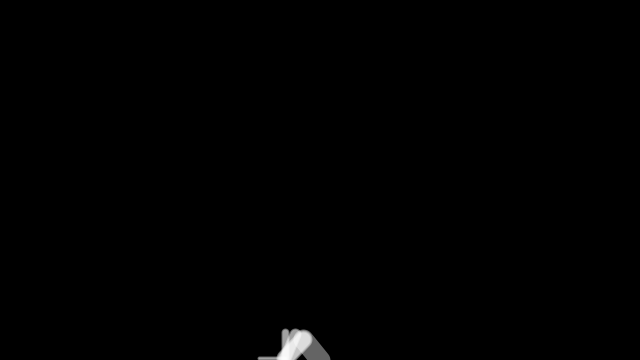
Frame 1 (no input)
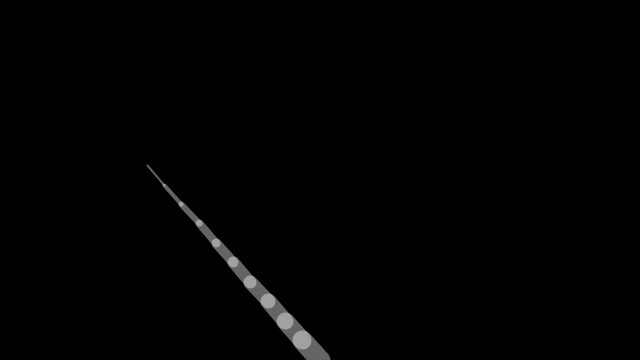
Frame 60 (the mouse pressed at the canvas centre just before this capture)
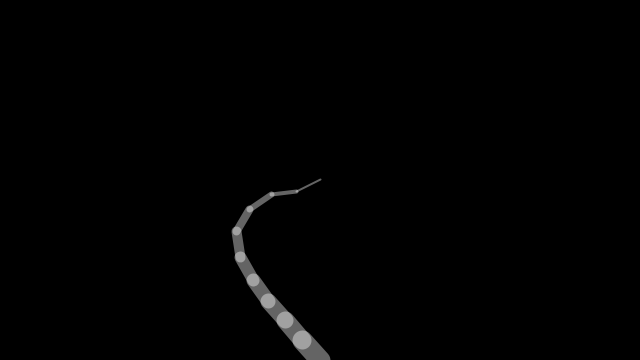
Frame 120 (the mouse held since frame 60 and released just before this capture)

The Processing sketch that drew these frames (run headless with seeded random() and noise(); from frame 60 on, the mouse is pressed at the canvas centre):

// Processing sketch: sketch_200818a
// ── sketch_200818a.pde
/**
 * Reach 2  
 * based on code from Keith Peters.
 * 
 * The arm follows the position of the mouse by
 * calculating the angles with atan2(). 
 ********************************************************************
 */

int numSegments = 10;
float[] x = new float[numSegments];
float[] y = new float[numSegments];
float[] angle = new float[numSegments];
float segLength = 26;
float targetX, targetY;

void setup() {
  size(640, 360);
  strokeWeight(20.0);
  stroke(255, 100);
  x[x.length-1] = width/2;     // Set base x-coordinate
  y[x.length-1] = height;  // Set base y-coordinate
}

void draw() {
  background(0);
  
  reachSegment(0, mouseX, mouseY);
  for(int i=1; i<numSegments; i++) {
    reachSegment(i, targetX, targetY);
  }
  for(int i=x.length-1; i>=1; i--) {
    positionSegment(i, i-1);  
  } 
  for(int i=0; i<x.length; i++) {
    segment(x[i], y[i], angle[i], (i+1)*2); 
  }
}

void positionSegment(int a, int b) {
  x[b] = x[a] + cos(angle[a]) * segLength;
  y[b] = y[a] + sin(angle[a]) * segLength; 
}

void reachSegment(int i, float xin, float yin) {
  float dx = xin - x[i];
  float dy = yin - y[i];
  angle[i] = atan2(dy, dx);  
  targetX = xin - cos(angle[i]) * segLength;
  targetY = yin - sin(angle[i]) * segLength;
}

void segment(float x, float y, float a, float sw) {
  strokeWeight(sw);
  pushMatrix();
  translate(x, y);
  rotate(a);
  line(0, 0, segLength, 0);
  popMatrix();
}
